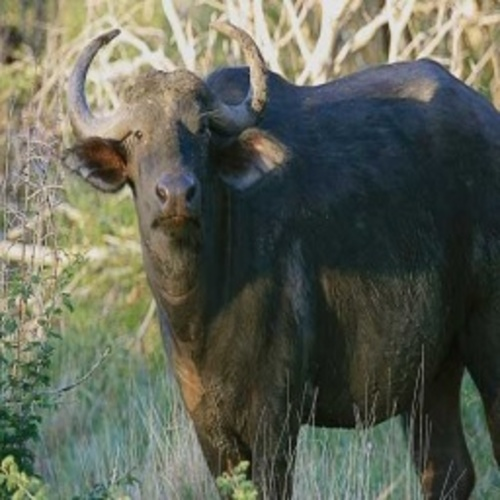
#> input picture anh10.jpg, 500 x 500 px, given in place of anh1.jpg, which was not available
$ python Bai2.py
#> lines starting #> are read from the running program, lines starting #| are printed output that depends on the picture; pictures that were not available may be replaced by others from this repository, and a replacement may not be noted
### AnhXam.py
import cv2
import numpy as np
from PIL import Image

# Chuyển đổi ảnh màu sang ảnh xám
def ChuyenDoiAnhSangAnhXam(image):
    img = cv2.imread(image, cv2.IMREAD_GRAYSCALE) # Sử dụng OpenCV (cv2.imread) để đọc ảnh image với tham số cv2.IMREAD_GRAYSCALE, tự động chuyển ảnh sang dạng grayscale.
    return img # Trả về ảnh xám

# Chuyển đổi ảnh xám sang ma trận
def ChuyenDoiAnhXamSangMaTran(image):
    return np.array(image) # Chuyển ảnh xám thành mảng NumPy

# Chuyển đổi ma trận sang ảnh xám
def ChuyenDoiMaTranSangAnhXam(matrix):
    matrix = np.array(matrix) # Chuyển ma trận thành mảng NumPy
    return Image.fromarray(matrix.astype('uint8'), mode='L') # Chuyển ma trận thành ảnh xám, mode='L' là chế độ ảnh xám

### Bai2.py
import numpy as np
from AnhXam import ChuyenDoiAnhSangAnhXam, ChuyenDoiAnhXamSangMaTran, ChuyenDoiMaTranSangAnhXam
from XuLyHisto import VeHistogram, VeHistogramSauCanBang, CanBangHisto, ThuHep, ChuyenDoiSangAnhXamCBTH
from PIL import Image
import matplotlib.pyplot as plt

# Hàm Tích chập 3x3
def TichChap3x3(I, Kernel, n, m):
    filtered_I = []  # Mảng lưu kết quả lọc
    for i in range(1, n-1):  # Duyệt qua từng pixel, bắt đầu từ 1, chạy đến n-2 để tránh lấy pixel ở mép ảnh
        row_result = []  # Mảng lưu kết quả theo hàng
        for j in range(1, m-1):
            neighbors = I[i-1:i+2, j-1:j+2]  # Lấy vùng lân cận 3x3, i-1:i+2 là cách viết ngắn gọn của i-1, i, i+1, j-1:j+2 tương tự
            IChap = np.sum(neighbors * Kernel)  # Tính giá trị tích chập
            row_result.append(IChap)  # Thêm kết quả vào mảng theo hàng
        filtered_I.append(row_result)  # Thêm kết quả của hàng vào mảng kết quả
    return filtered_I

# Hàm Tích chập 5x5
def TichChap5x5(I, Kernel, n, m):
    filtered_I = []  # Mảng lưu kết quả lọc
    for i in range(2, n-2):  # Duyệt qua từng pixel
        row_result = []  # Mảng lưu kết quả theo hàng
        for j in range(2, m-2):
            neighbors = I[i-2:i+3, j-2:j+3]  # Lấy vùng lân cận 5x5
            IChap = np.sum(neighbors * Kernel)  # Tính giá trị tích chập
            row_result.append(IChap)  # Thêm kết quả vào mảng theo hàng
        filtered_I.append(row_result)  # Thêm kết quả của hàng vào mảng kết quả
    return filtered_I

# Hàm Tích chập 7x7
def TichChap7x7(I, Kernel, n, m):
    filtered_I = []  # Mảng lưu kết quả lọc
    for i in range(3, n-3, 2):  # Duyệt qua từng pixel với bước nhảy 2
        row_result = []  # Mảng lưu kết quả theo hàng
        for j in range(3, m-3, 2):
            neighbors = I[i-3:i+4, j-3:j+4]  # Lấy vùng lân cận 7x7
            IChap = np.sum(neighbors * Kernel)  # Tính giá trị tích chập
            row_result.append(IChap)  # Thêm kết quả vào mảng theo hàng
        filtered_I.append(row_result)  # Thêm kết quả của hàng vào mảng kết quả
    return filtered_I

# Hàm thêm padding (đệm) cho ảnh
def addZeropadding(arr, pad):
    return np.pad(arr, pad_width=pad, mode='constant', constant_values=0)  # Thêm 0 xung quanh ảnh

# Hàm lọc trung vị
def median_filter(I):
    n, m = I.shape  # Lấy kích thước ảnh
    filtered_I = np.zeros((n - 2, m - 2))  # Mảng lưu kết quả lọc trung vị

    # Duyệt qua từng pixel
    for i in range(1, n-1):
        for j in range(1, m-1):
            # Trích xuất lân cận 3x3, mảng set chứa các giá trị lân cận trùng lặp sẽ tự loại bỏ
            neighbors = {
                I[i - 1, j - 1], I[i - 1, j], I[i - 1, j + 1],
                I[i, j - 1], I[i, j], I[i, j + 1],
                I[i + 1, j - 1], I[i + 1, j], I[i + 1, j + 1]
            }
            # Sắp xếp và lấy trung vị
            array_sort = sorted(neighbors)
            filtered_I[i - 1, j - 1] = array_sort[len(array_sort) // 2]  # Gán giá trị trung vị cho pixel

    filtered_I = filtered_I.astype(int)  # Chuyển đổi mảng thành kiểu int
    return filtered_I


# Kernel Definitions
Kernel3x3 = np.array([
    [1/9, 1/9, 1/9],
    [1/9, 1/9, 1/9],
    [1/9, 1/9, 1/9]
])

Kernel5x5 = np.array([
    [1/25, 1/25, 1/25, 1/25, 1/25],
    [1/25, 1/25, 1/25, 1/25, 1/25],
    [1/25, 1/25, 1/25, 1/25, 1/25],
    [1/25, 1/25, 1/25, 1/25, 1/25],
    [1/25, 1/25, 1/25, 1/25, 1/25]
])

Kernel7x7 = np.array([
    [1/49, 1/49, 1/49, 1/49, 1/49, 1/49, 1/49],
    [1/49, 1/49, 1/49, 1/49, 1/49, 1/49, 1/49],
    [1/49, 1/49, 1/49, 1/49, 1/49, 1/49, 1/49],
    [1/49, 1/49, 1/49, 1/49, 1/49, 1/49, 1/49],
    [1/49, 1/49, 1/49, 1/49, 1/49, 1/49, 1/49],
    [1/49, 1/49, 1/49, 1/49, 1/49, 1/49, 1/49],
    [1/49, 1/49, 1/49, 1/49, 1/49, 1/49, 1/49],
])

# Main
if __name__ == '__main__':

    print("Chọn ảnh từ 1 đến 10:")
    for i in range(1, 11):
        print(f"{i}. anh{i}.jpg")

    choice = int(input("Nhập số của ảnh bạn muốn chọn: "))
#> the answer given: 1
    if 1 <= choice <= 11:
        image_path = f"anh{choice}.jpg"
        image = ChuyenDoiAnhSangAnhXam(image_path)
#> in ChuyenDoiAnhSangAnhXam, `img = cv2.imread(image, cv2.IMREAD_GRAYSCALE)`:
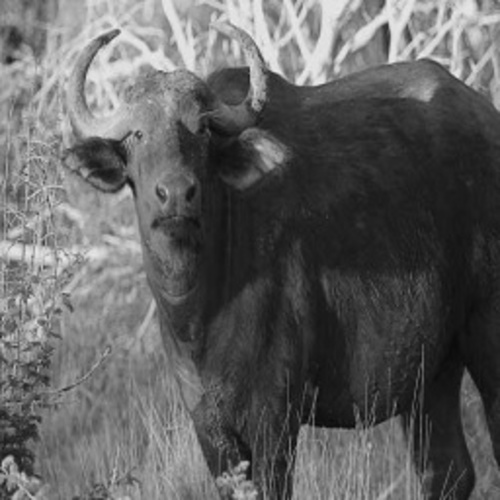
#> img: shape (500, 500); min 8, max 235, mean 96.7
        I = ChuyenDoiAnhXamSangMaTran(image)
        # Image.fromarray(ChuyenDoiAnhSangAnhXam(f"anh{choice}.jpg")).show()
    else:
        print("Lựa chọn không hợp lệ. Sử dụng ảnh mặc định.")

    n, m = I.shape # Lấy kích thước ảnh I (n hàng, m cột)
#> n = 500; m = 500

    # Menu chọn Kernel
    print("Chọn Kernel:")
    print("1. 3x3")
    print("2. 5x5")
    print("3. 7x7")
    choice = int(input("Enter your choice (1, 2, or 3): "))
#> the answer given: 1

    if choice == 1:
        # Kernel 3x3, padding = 1
        array_img = addZeropadding(I, pad=1) # Thêm padding cho ảnh
#> in addZeropadding, `return np.pad(arr, pad_width=pad, mode='constant', constant_values=0)`:
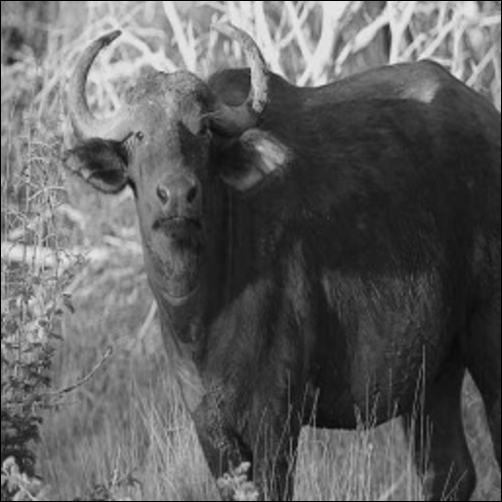
#> returned value: shape (502, 502); min 0, max 235, mean 95.9
        a, b = array_img.shape # Lấy kích thước ảnh sau khi thêm padding
#> a = 502; b = 502
        kernel = Kernel3x3 # Sử dụng Kernel 3x3
        I1 = TichChap3x3(array_img, kernel, a, b) # Áp dụng tích chập 3x3
#> after the loop in TichChap3x3, `for i in range(1, n-1):`: filtered_I = 500 items
#> I1 = 500 items
        print("Ảnh I1 (Kernel 3x3, padding = 1):")
        ChuyenDoiMaTranSangAnhXam(np.array(I1)).show() # Hiển thị ảnh I1
        # VeHistogram(np.array(I1), "Histogram của I1") # Vẽ histogram của ảnh I1, tại sao np.array(I1) vì I1 là list, cần chuyển về mảng NumPy

    elif choice == 2:
        # Kernel 5x5, padding = 2
        array_img = addZeropadding(I, pad=2)
        a, b = array_img.shape
        kernel = Kernel5x5
        I2 = TichChap5x5(array_img, kernel, a, b)
        print("Ảnh I2 (Kernel 5x5, padding = 2):")
        ChuyenDoiMaTranSangAnhXam(np.array(I2)).show()
        # VeHistogram(np.array(I2), "Histogram của I2")

    elif choice == 3:
        # Kernel 7x7, padding = 3 và stride = 2
        array_img = addZeropadding(I, pad=3)
        a, b = array_img.shape
        kernel = Kernel7x7
        I3 = TichChap7x7(array_img, kernel, a, b)  # Áp dụng stride=2
        print("Ảnh I3 (Kernel 7x7, padding = 3, stride = 2):")
        ChuyenDoiMaTranSangAnhXam(np.array(I3)).show()
        # VeHistogram(np.array(I3), "Histogram của I3")

        # Lọc trung vị ảnh I3 với lân cận 3x3
        I4 = median_filter(np.array(I3))  # Áp dụng lọc trung vị
        print("Ảnh I4 (Sau khi lọc trung vị ảnh I3 với lân cận 3x3):")
        ChuyenDoiMaTranSangAnhXam(np.array(I4)).show()
        # VeHistogram(np.array(I4), "Histogram của I4 (Lọc trung vị)")
        # print(anhTrungVi)

        # fig, axs = plt.subplots(1, 2, figsize=(12, 6))
        # axs[1].set_title('Histogram của I4 (Lọc trung vị)')
        # axs[1].hist(np.array(I4).ravel(), bins=256, color='green', alpha=0.7)
        # axs[0].set_title('Histogram của I3')
        # axs[0].hist(np.array(I3).ravel(), bins=256, color='blue', alpha=0.7)
        # plt.show()

    else:
        print("Vui Lòng Chọn Đúng Số!")
        exit()

$ run again, on anh5.jpg
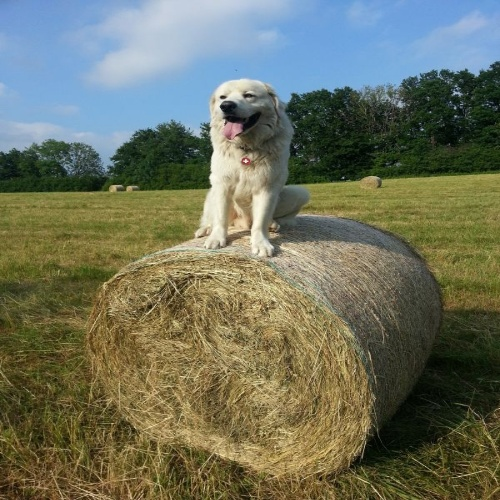
#> input picture anh5.jpg, 500 x 500 px, given in place of anh1.jpg, which was not available
#> in ChuyenDoiAnhSangAnhXam, `img = cv2.imread(image, cv2.IMREAD_GRAYSCALE)`:
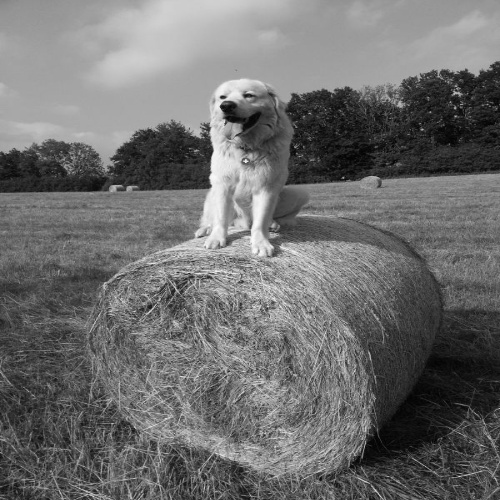
#> img: shape (500, 500); min 0, max 252, mean 109.9
#> in addZeropadding, `return np.pad(arr, pad_width=pad, mode='constant', constant_values=0)`:
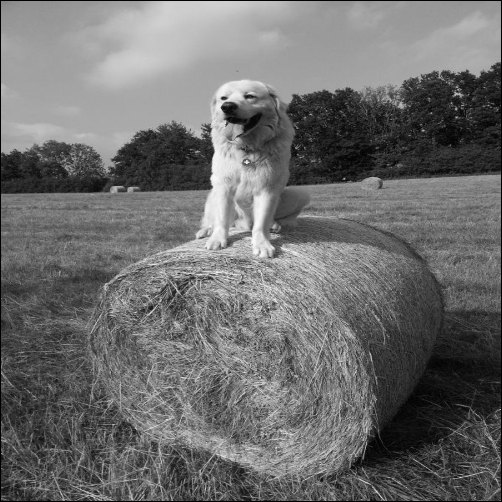
#> returned value: shape (502, 502); min 0, max 252, mean 109.1
#> after the loop in TichChap3x3, `for i in range(1, n-1):`: filtered_I = 500 items

$ run again, on anh6.jpg
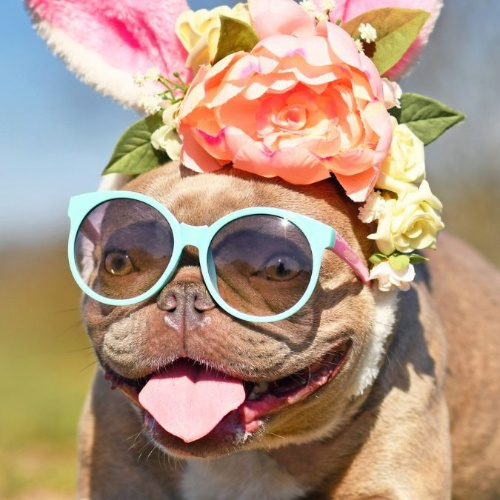
#> input picture anh6.jpg, 500 x 500 px, given in place of anh1.jpg, which was not available
#> in ChuyenDoiAnhSangAnhXam, `img = cv2.imread(image, cv2.IMREAD_GRAYSCALE)`:
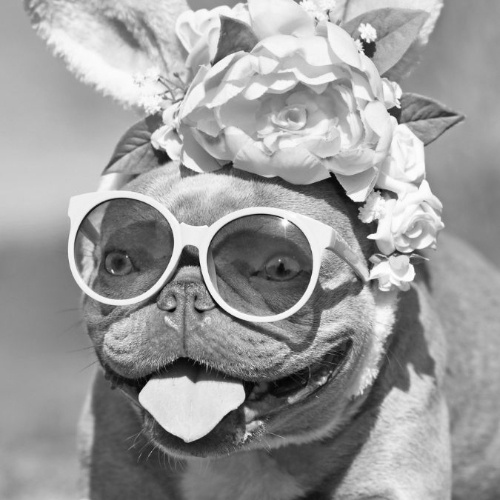
#> img: shape (500, 500); min 1, max 255, mean 155.2
#> in addZeropadding, `return np.pad(arr, pad_width=pad, mode='constant', constant_values=0)`:
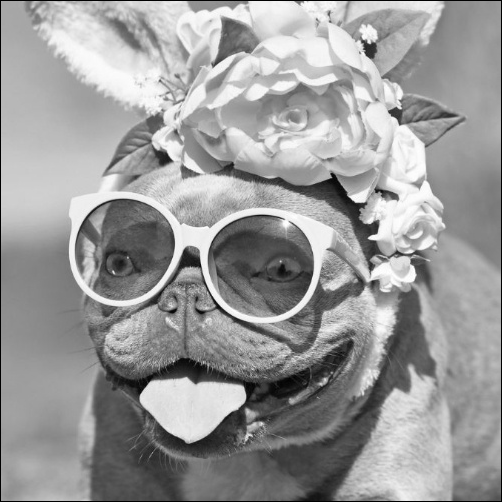
#> returned value: shape (502, 502); min 0, max 255, mean 154
#> after the loop in TichChap3x3, `for i in range(1, n-1):`: filtered_I = 500 items

$ run again, on anh7.jpg
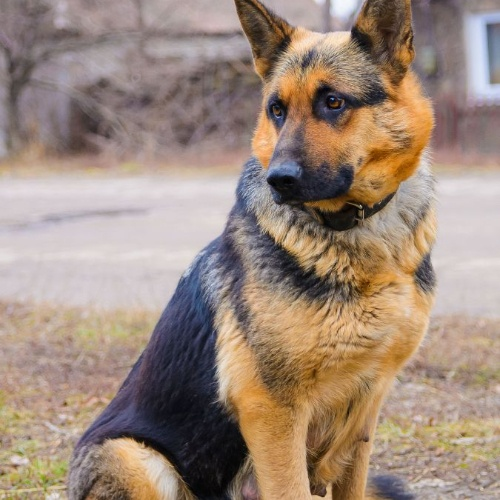
#> input picture anh7.jpg, 500 x 500 px, given in place of anh1.jpg, which was not available
#> in ChuyenDoiAnhSangAnhXam, `img = cv2.imread(image, cv2.IMREAD_GRAYSCALE)`:
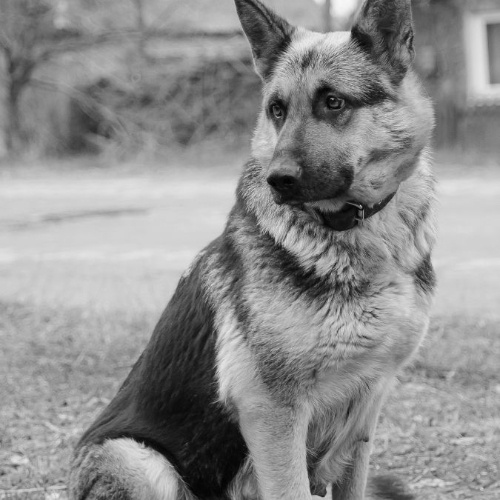
#> img: shape (500, 500); min 0, max 247, mean 142
#> in addZeropadding, `return np.pad(arr, pad_width=pad, mode='constant', constant_values=0)`:
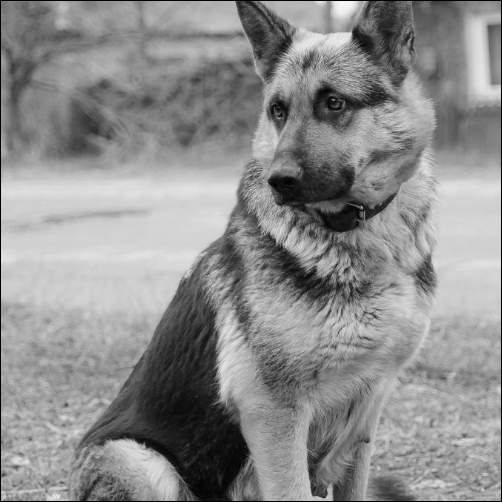
#> returned value: shape (502, 502); min 0, max 247, mean 140.9
#> after the loop in TichChap3x3, `for i in range(1, n-1):`: filtered_I = 500 items
